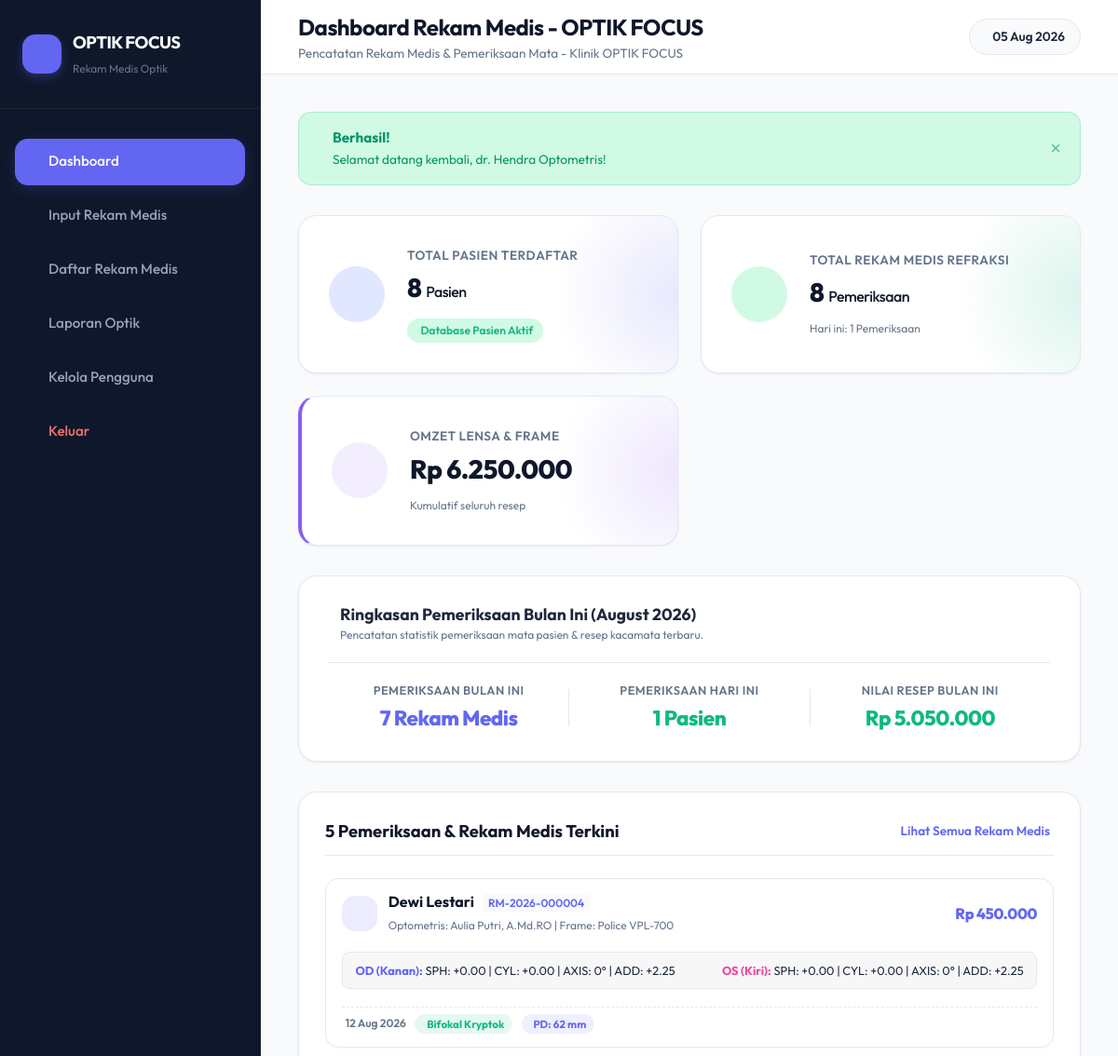
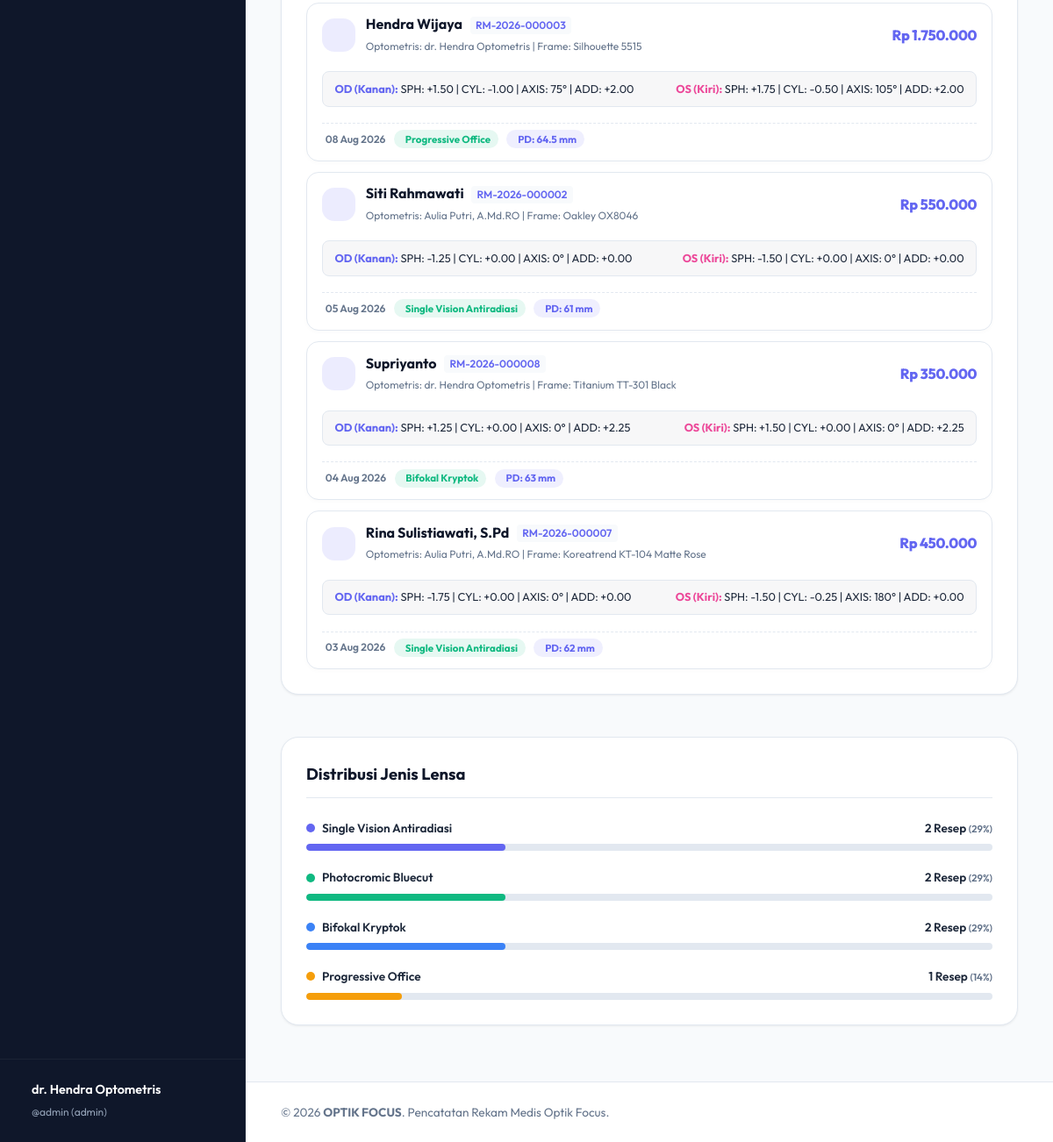
The page / (signed in) on the database its author committed (2 pictures, top to bottom).
### tables this page shows
CREATE TABLE medical_records (
                id INTEGER PRIMARY KEY AUTOINCREMENT,
                patient_id INTEGER NOT NULL,
                record_number TEXT NOT NULL,
                exam_date TEXT NOT NULL,
                examiner_name TEXT NOT NULL,
                
                -- Mata Kanan (OD - Oculi Dextra)
                od_sph REAL DEFAULT 0.00,
                od_cyl REAL DEFAULT 0.00,
                od_axis INTEGER DEFAULT 0,
                od_add REAL DEFAULT 0.00,
                od_va TEXT DEFAULT '6/6',
                
                -- Mata Kiri (OS - Oculi Sinistra)
                os_sph REAL DEFAULT 0.00,
                os_cyl REAL DEFAULT 0.00,
                os_axis INTEGER DEFAULT 0,
                os_add REAL DEFAULT 0.00,
                os_va TEXT DEFAULT '6/6',
                
                -- Fitting & Frame
                pd REAL DEFAULT 62.0,
                lens_type TEXT NOT NULL,
                frame_code TEXT,
                notes TEXT,
                total_price REAL DEFAULT 0.00,
                created_at TEXT NOT NULL,
                FOREIGN KEY (patient_id) REFERENCES patients(id) ON DELETE CASCADE
            );

CREATE TABLE patients (
                id INTEGER PRIMARY KEY AUTOINCREMENT,
                mr_number TEXT UNIQUE NOT NULL,
                name TEXT NOT NULL,
                gender TEXT NOT NULL CHECK(gender IN ('L', 'P')),
                dob TEXT,
                phone TEXT,
                address TEXT,
                created_at TEXT NOT NULL
            , bpjs_class TEXT DEFAULT 'Non-BPJS', bpjs_number TEXT);

### views/dashboard.php (the view, shortened to what the rows shown need)
<?php
if (!function_exists('formatRupiah')) {
    function formatRupiah(float $amount): string {
        return 'Rp ' . number_format($amount, 0, ',', '.');
    }
}
?>
<div class="dashboard-grid">
    <div class="stat-card balance-card">
        <div class="stat-details">
            <h2 class="stat-value"><?= number_format($stats['total_patients']) ?> <small style="font-size: 1rem; font-weight: 500;">Pasien</small></h2>
        </div>
    </div>
    <div class="stat-card income-card">
        <div class="stat-details">
            <h2 class="stat-value"><?= number_format($stats['total_exams']) ?> <small style="font-size: 1rem; font-weight: 500;">Pemeriksaan</small></h2>
        </div>
    </div>
    <div class="stat-card expense-card" style="border-left: 4px solid #8b5cf6;">
        <div class="stat-details">
            <h2 class="stat-value"><?= formatRupiah($stats['total_revenue']) ?></h2>
        </div>
    </div>
</div>
<div class="row-layout">
    <div class="col-8 card-widget">
        <div class="tx-cards-container">
            <?php if (empty($recentRecords)): ?>
                <div class="text-center py-4 text-muted">
                    <ion-icon name="document-text-outline" style="font-size: 2rem;"></ion-icon>
                    <p class="mt-2">Belum ada rekam medis tercatat.</p>
                </div>
            <?php else: ?>
                <div class="tx-cards-list">
                    <?php foreach ($recentRecords as $rec): ?>
                        <div class="tx-card-item">
                            <div class="tx-card-header-row">
                                <div class="tx-card-title-group">
                                    <div class="tx-icon-avatar" style="background-color: rgba(99, 102, 241, 0.12); color: #6366f1;">
                                    </div>
                                    <div>
                                        <strong class="tx-description-text" style="font-size: 1rem; color: var(--color-dark); display: block;">
                                            <?= htmlspecialchars($rec['patient_name']) ?>
                                            <span style="font-size: 0.75rem; font-weight: 600; background-color: var(--color-light); color: var(--color-primary); padding: 0.15rem 0.4rem; border-radius: 4px; margin-left: 0.35rem;">
                                                <?= htmlspecialchars($rec['mr_number']) ?>
                                            </span>
                                        </strong>
                                        <span class="text-muted text-xs">
                                            Optometris: <?= htmlspecialchars($rec['examiner_name']) ?> | Frame: <?= htmlspecialchars($rec['frame_code'] ?: '-') ?>
                                        </span>
                                    </div>
                                </div>
                                <span class="tx-amount-value text-primary font-weight-bold">
                                    <?= formatRupiah($rec['total_price']) ?>
                                </span>
                            </div>
                            <div style="background: rgba(15, 23, 42, 0.03); border: 1px solid var(--color-border); border-radius: 8px; padding: 0.6rem 0.85rem; margin: 0.6rem 0; font-size: 0.8rem; display: flex; flex-wrap: wrap; justify-content: space-between; gap: 0.5rem;">
                                <div>
                                    <strong style="color: var(--color-primary);">OD (Kanan):</strong>
                                    SPH: <?= sprintf('%+.2f', $rec['od_sph']) ?> | CYL: <?= sprintf('%+.2f', $rec['od_cyl']) ?> | AXIS: <?= $rec['od_axis'] ?>° | ADD: <?= sprintf('%+.2f', $rec['od_add']) ?>
                                </div>
                                <div>
                                    <strong style="color: #ec4899;">OS (Kiri):</strong>
                                    SPH: <?= sprintf('%+.2f', $rec['os_sph']) ?> | CYL: <?= sprintf('%+.2f', $rec['os_cyl']) ?> | AXIS: <?= $rec['os_axis'] ?>° | ADD: <?= sprintf('%+.2f', $rec['os_add']) ?>
                                </div>
                            </div>
                            <div class="tx-card-footer-row">
                                <div class="tx-sub-meta">
                                    <span class="tx-date-badge">
                                        <?= date('d M Y', strtotime($rec['exam_date'])) ?>
                                    </span>
                                    <span class="badge-category-pill" style="background-color: rgba(16, 185, 129, 0.1); color: #10b981;">
                                        <span><?= htmlspecialchars($rec['lens_type']) ?></span>
                                    </span>
                                    <span class="badge-category-pill" style="background-color: rgba(99, 102, 241, 0.1); color: #6366f1;">
                                        <span>PD: <?= $rec['pd'] ?> mm</span>
                                    </span>
                                </div>
                            </div>
                        </div>
                    <?php endforeach; ?>
                </div>
            <?php endif; ?>
        </div>
    </div>
</div>

### rows shown on the page
medical_records: patient.name "Dewi Lestari", patient.mr_number "RM-2026-000004", examiner_name "Aulia Putri, A.Md.RO", frame_code "Police VPL-700", total_price "Rp 450.000", od_sph "+0.00", od_cyl "+0.00", od_axis "0", od_add "+2.25", os_sph "+0.00", os_cyl "+0.00", os_axis "0", os_add "+2.25", exam_date "12 Aug 2026", lens_type "Bifokal Kryptok", pd "62"
medical_records: patient.name "Hendra Wijaya", patient.mr_number "RM-2026-000003", examiner_name "dr. Hendra Optometris", frame_code "Silhouette 5515", total_price "Rp 1.750.000", od_sph "+1.50", od_cyl "-1.00", od_axis "75", od_add "+2.00", os_sph "+1.75", os_cyl "-0.50", os_axis "105", os_add "+2.00", exam_date "08 Aug 2026", lens_type "Progressive Office", pd "64.5"
medical_records: patient.name "Siti Rahmawati", patient.mr_number "RM-2026-000002", examiner_name "Aulia Putri, A.Md.RO", frame_code "Oakley OX8046", total_price "Rp 550.000", od_sph "-1.25", od_cyl "+0.00", od_axis "0", od_add "+0.00", os_sph "-1.50", os_cyl "+0.00", os_axis "0", os_add "+0.00", exam_date "05 Aug 2026", lens_type "Single Vision Antiradiasi", pd "61"
medical_records: patient.name "Supriyanto", patient.mr_number "RM-2026-000008", examiner_name "dr. Hendra Optometris", frame_code "Titanium TT-301 Black", total_price "Rp 350.000", od_sph "+1.25", od_cyl "+0.00", od_axis "0", od_add "+2.25", os_sph "+1.50", os_cyl "+0.00", os_axis "0", os_add "+2.25", exam_date "04 Aug 2026", lens_type "Bifokal Kryptok", pd "63"
medical_records: patient.name "Rina Sulistiawati, S.Pd", patient.mr_number "RM-2026-000007", examiner_name "Aulia Putri, A.Md.RO", frame_code "Koreatrend KT-104 Matte Rose", total_price "Rp 450.000", od_sph "-1.75", od_cyl "+0.00", od_axis "0", od_add "+0.00", os_sph "-1.50", os_cyl "-0.25", os_axis "180", os_add "+0.00", exam_date "03 Aug 2026", lens_type "Single Vision Antiradiasi", pd "62"

### other values the page prints
$_SESSION['user']['name'] "dr. Hendra Optometris"
$_SESSION['user']['username'] "admin"
$_SESSION['user']['role'] "admin"
$title "Dashboard Rekam Medis - OPTIK FOCUS"
$success "Selamat datang kembali, dr. Hendra Optometris!"
$stats['total_patients'] "8"
$stats['total_exams'] "8"
$stats['exams_today'] "1"
formatRupiah($stats['total_revenue']) "Rp 6.250.000"
$monthlyStats['total_exams'] "7"
formatRupiah($monthlyStats['total_revenue']) "Rp 5.050.000"
$lens['lens_type'] "Single Vision Antiradiasi"
$lens['total_count'] "2"
$percent "29"
$lens['lens_type'] "Photocromic Bluecut"
